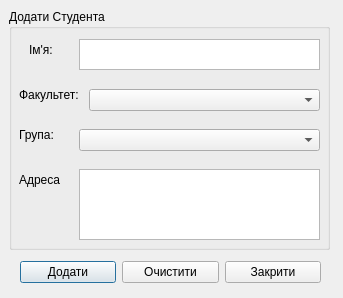
<?xml version="1.0" encoding="UTF-8"?>
<ui version="4.0">
 <class>AddStudentDialog</class>
 <widget class="QDialog" name="AddStudentDialog">
  <property name="geometry">
   <rect>
    <x>0</x>
    <y>0</y>
    <width>343</width>
    <height>298</height>
   </rect>
  </property>
  <property name="windowTitle">
   <string>Додати Студента</string>
  </property>
  <widget class="QGroupBox" name="groupBox">
   <property name="geometry">
    <rect>
     <x>9</x>
     <y>9</y>
     <width>321</width>
     <height>241</height>
    </rect>
   </property>
   <property name="title">
    <string>Додати Студента</string>
   </property>
   <widget class="QTextEdit" name="nameEdit">
    <property name="geometry">
     <rect>
      <x>70</x>
      <y>30</y>
      <width>241</width>
      <height>31</height>
     </rect>
    </property>
   </widget>
   <widget class="QTextEdit" name="adressEdit">
    <property name="geometry">
     <rect>
      <x>70</x>
      <y>160</y>
      <width>241</width>
      <height>71</height>
     </rect>
    </property>
   </widget>
   <widget class="QLabel" name="nameLabel">
    <property name="geometry">
     <rect>
      <x>20</x>
      <y>30</y>
      <width>51</width>
      <height>21</height>
     </rect>
    </property>
    <property name="text">
     <string>Ім'я:</string>
    </property>
   </widget>
   <widget class="QLabel" name="facultyLabel">
    <property name="geometry">
     <rect>
      <x>10</x>
      <y>70</y>
      <width>61</width>
      <height>31</height>
     </rect>
    </property>
    <property name="text">
     <string>Факультет:</string>
    </property>
   </widget>
   <widget class="QComboBox" name="facultyEdit">
    <property name="geometry">
     <rect>
      <x>80</x>
      <y>80</y>
      <width>231</width>
      <height>22</height>
     </rect>
    </property>
   </widget>
   <widget class="QLabel" name="groupLabel">
    <property name="geometry">
     <rect>
      <x>10</x>
      <y>110</y>
      <width>41</width>
      <height>31</height>
     </rect>
    </property>
    <property name="text">
     <string>Група:</string>
    </property>
   </widget>
   <widget class="QComboBox" name="groupEdit">
    <property name="geometry">
     <rect>
      <x>70</x>
      <y>120</y>
      <width>241</width>
      <height>22</height>
     </rect>
    </property>
   </widget>
   <widget class="QLabel" name="adressLabel">
    <property name="geometry">
     <rect>
      <x>10</x>
      <y>160</y>
      <width>41</width>
      <height>21</height>
     </rect>
    </property>
    <property name="text">
     <string>Адреса:</string>
    </property>
   </widget>
  </widget>
  <widget class="QWidget" name="layoutWidget">
   <property name="geometry">
    <rect>
     <x>20</x>
     <y>260</y>
     <width>301</width>
     <height>25</height>
    </rect>
   </property>
   <layout class="QHBoxLayout" name="horizontalLayout">
    <item>
     <widget class="QPushButton" name="submitButton">
      <property name="text">
       <string>Додати</string>
      </property>
     </widget>
    </item>
    <item>
     <widget class="QPushButton" name="revertButton">
      <property name="text">
       <string>Очистити</string>
      </property>
     </widget>
    </item>
    <item>
     <widget class="QPushButton" name="closeButton">
      <property name="text">
       <string>Закрити</string>
      </property>
     </widget>
    </item>
   </layout>
  </widget>
 </widget>
 <resources/>
 <connections/>
</ui>
